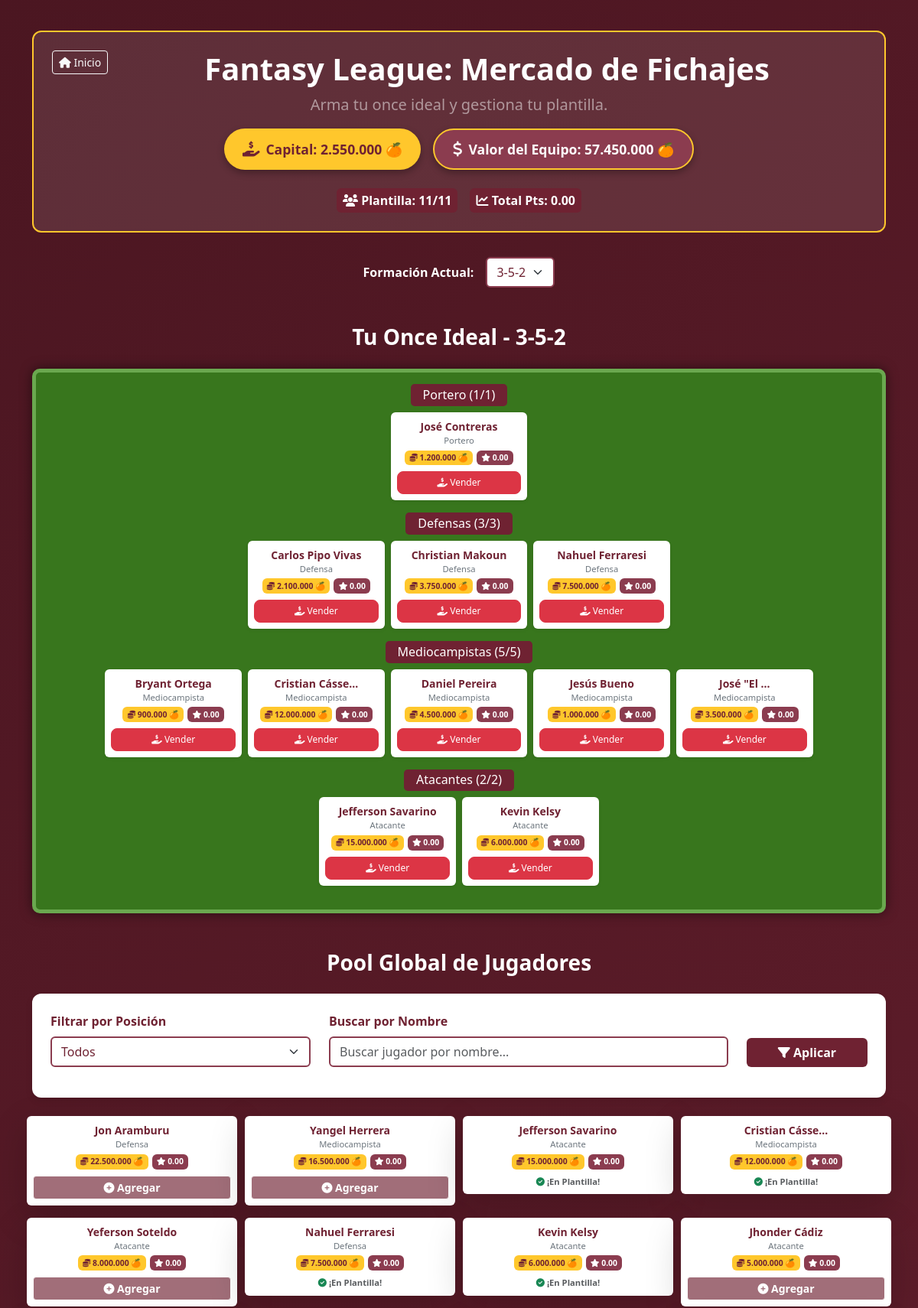
The app's page /Fantasy-League.php (signed in, upper part) with its own data.
### tables this page shows
CREATE TABLE `formaciones` (
  `id` int(11) NOT NULL,
  `nombre` varchar(20) NOT NULL,
  `descripcion` varchar(100) DEFAULT NULL,
  `max_jugadores` int(11) DEFAULT 11,
  `created_at` timestamp NULL DEFAULT current_timestamp()
);

CREATE TABLE `dream_team` (
  `id` int(11) NOT NULL,
  `email` varchar(100) NOT NULL,
  `pid` int(11) NOT NULL,
  `points` decimal(5,2) DEFAULT 0.00,
  `slot_id` int(11) DEFAULT NULL
);

CREATE TABLE `players` (
  `p_id` int(11) NOT NULL,
  `name` varchar(100) NOT NULL,
  `position` varchar(50) DEFAULT NULL,
  `goals` int(11) DEFAULT 0,
  `assists` int(11) DEFAULT 0,
  `yellow_cards` int(11) DEFAULT 0,
  `red_cards` int(11) DEFAULT 0,
  `price` decimal(10,2) DEFAULT 0.00,
  `score` decimal(5,2) DEFAULT 0.00,
  `score_date` date DEFAULT curdate(),
  `final_score` decimal(5,2) DEFAULT 0.00,
  `posicion` varchar(50) DEFAULT NULL
);

### Fantasy-League.php (the view, shortened to what the rows shown need)
<?php
include 'db_connect.php';
$email = $_SESSION['usrn'];
$admin_query = "SELECT is_admin FROM users WHERE email = '$email'";
$admin_result = mysqli_query($conn, $admin_query);
$is_admin = mysqli_fetch_assoc($admin_result)['is_admin'] == 1;
$active_query = "SELECT subscription_active FROM users WHERE email = '$email'";
$active_result = mysqli_query($conn, $active_query);
$subscription_active = mysqli_fetch_assoc($active_result)['subscription_active'];
$is_active = $subscription_active && strtotime($subscription_active) > time();
$current_time = date('Y-m-d H:i:s');
$jornada_query = "SELECT * FROM jornadas WHERE active = 1 AND '$current_time' BETWEEN fecha_mercado_inicio AND fecha_puntuacion_fin";
$jornada_result = mysqli_query($conn, $jornada_query);
$is_locked = mysqli_num_rows($jornada_result) > 0;
$max_squad = 11;
$formacion_query = "SELECT f.id as formacion_id, f.nombre as formacion_nombre FROM users u LEFT JOIN formaciones f ON u.formacion_id = f.id WHERE u.email = '$email'";
$formacion_result = mysqli_query($conn, $formacion_query);
$formacion_row = mysqli_fetch_assoc($formacion_result);
$formacion_nombre = $formacion_row['formacion_nombre'] ?? '4-3-3';
$squad_query = "SELECT COUNT(*) as squad_size FROM dream_team WHERE email = '$email'";
$squad_result_size = mysqli_query($conn, $squad_query);
$squad_size = mysqli_fetch_assoc($squad_result_size)['squad_size'];
$capital_query = "SELECT COALESCE(capital, 60000000) as current_capital FROM users WHERE email = '$email'";
$capital_result = mysqli_query($conn, $capital_query);
$current_capital = mysqli_fetch_assoc($capital_result)['current_capital'];
$allowed_positions = ['Todos', 'Portero', 'Defensa', 'Mediocampista', 'Atacante'];
$search = isset($_REQUEST['search']) ? mysqli_real_escape_string($conn, trim($_REQUEST['search'])) : '';
$filter_position = isset($_REQUEST['position_filter']) && in_array($_REQUEST['position_filter'], $allowed_positions) ? $_REQUEST['position_filter'] : 'Todos';
$position_order_map = [
    'Portero' => 1,
    'Defensa' => 2,
    'Mediocampista' => 3,
    'Atacante' => 4
];
$position_order_cases = "";
foreach ($position_order_map as $pos => $order) {
    $position_order_cases .= " WHEN p.position = '$pos' THEN $order";
}
$squad_query_full = "
    SELECT
        p.p_id, p.name, p.position, p.price, dt.points
    FROM dream_team dt
    JOIN players p ON dt.pid = p.p_id
    WHERE dt.email = '$email'
    ORDER BY
        CASE
            $position_order_cases
            ELSE 99
        END, p.name ASC
";
$squad_result = mysqli_query($conn, $squad_query_full);
$gk_squad = [];
$def_squad = [];
$mid_squad = [];
$att_squad = [];
if ($squad_result) {
    mysqli_data_seek($squad_result, 0);
    while ($row = mysqli_fetch_assoc($squad_result)) {
        $player_points = floatval($row['points']);
        $points_to_display = max(0.00, $player_points);
        $row['points'] = $points_to_display;
        switch ($row['position']) {
            case 'Portero':
                $gk_squad[] = $row;
                break;
            case 'Defensa':
                $def_squad[] = $row;
                break;
            case 'Mediocampista':
                $mid_squad[] = $row;
                break;
            case 'Atacante':
                $att_squad[] = $row;
                break;
        }
    }
}
$where = '';
$query_players = "SELECT * FROM players $where ORDER BY price DESC";
$players_result = mysqli_query($conn, $query_players);
function render_player_card($player, $is_locked, $is_active, $is_admin, $filter_position, $search) {
    $sell_disabled = ($is_locked || (!$is_active && !$is_admin)) ? 'disabled title="Mercado cerrado o suscripción requerida"' : '';
    $name_short = htmlspecialchars($player['name']);
    if (strlen($name_short) > 18) {
        $name_short = substr($name_short, 0, 15) . '...';
    }
    $price_formatted = number_format($player['price'], 0, ',', '.') . ' 🍊';
    return '
        <div class="col-6 col-sm-4 col-md-3 col-lg-2 mb-3 px-1">
            <div class="card player-card team-card shadow-sm border-0">
                <div class="card-body p-2 text-dark">
                    <p class="mb-0 fw-bold small text-truncate text-vinotinto">' . $name_short . '</p>
                    <small class="text-secondary d-block">' . htmlspecialchars($player['position']) . '</small>
                    <div class="info-group">
                        <span class="badge bg-gold text-vinotinto fw-bold"><i class="fas fa-coins"></i> ' . $price_formatted . '</span>
                        <span class="badge bg-vinotinto-light text-white fw-bold"><i class="fas fa-star"></i> ' . number_format($player['points'], 2) . '</span>
                    </div>
                    <form method="POST" onsubmit="return confirm(\'¿Vender ' . htmlspecialchars($player['name']) . '?\');" class="mt-2">
                        <input type="hidden" name="sell_pid" value="' . $player['p_id'] . '">
                        <input type="hidden" name="position_filter" value="' . htmlspecialchars($filter_position) . '">
                        <input type="hidden" name="search" value="' . htmlspecialchars($search) . '">
                        <button type="submit" name="sell_player" class="btn btn-sm btn-danger w-100 btn-sell" ' . $sell_disabled . '><i class="fas fa-hand-holding-usd"></i> Vender</button>
                    </form>
                </div>
            </div>
        </div>
    ';
}
?>
<!DOCTYPE html>
<html lang="es">
<head>
    <link href="https://cdn.jsdelivr.net/npm/bootstrap@5.3.3/dist/css/bootstrap.min.css" rel="stylesheet">
    <link rel="stylesheet" href="https://cdnjs.cloudflare.com/ajax/libs/font-awesome/6.5.2/css/all.min.css">
</head>
<body>
    <div class="container mt-4">
        <div class="hero-section text-center">
            <a href="Home.php" class="btn btn-sm btn-outline-light mb-3 float-start"><i class="fas fa-home"></i> Inicio</a>
            <h1 class="text-white fw-bold mb-2">Fantasy League: Mercado de Fichajes</h1>
            <p class="lead text-white-50 mb-3">Arma tu once ideal y gestiona tu plantilla.</p>
            <div class="d-flex justify-content-center flex-wrap gap-3 mx-auto mb-4">
            </div>
            <div class="d-flex justify-content-center align-items-center flex-wrap gap-3">
            </div>
        </div>
        <div class="d-flex justify-content-center my-4">
            <form method="POST" class="d-flex align-items-center gap-3">
            </form>
        </div>
        <h3 class="mt-5 text-center fw-bold text-white">Tu Once Ideal - <?php echo htmlspecialchars($formacion_nombre); ?></h3>
        <?php if ($squad_size > 0): ?>
            <div class="field text-white">
                <div class="position-row text-center">
                    <div class="row justify-content-center">
                        <?php
                        foreach ($gk_squad as $player) {
                            echo render_player_card($player, $is_locked, $is_active, $is_admin, $filter_position, $search);
                        }
                        ?>
                    </div>
                </div>
                <div class="position-row text-center">
                    <div class="row justify-content-center">
                        <?php
                        foreach ($def_squad as $player) {
                            echo render_player_card($player, $is_locked, $is_active, $is_admin, $filter_position, $search);
                        }
                        ?>
                    </div>
                </div>
                <div class="position-row text-center">
                    <div class="row justify-content-center">
                        <?php
                        foreach ($mid_squad as $player) {
                            echo render_player_card($player, $is_locked, $is_active, $is_admin, $filter_position, $search);
                        }
                        ?>
                    </div>
                </div>
                <div class="position-row text-center">
                    <div class="row justify-content-center">
                        <?php
                        foreach ($att_squad as $player) {
                            echo render_player_card($player, $is_locked, $is_active, $is_admin, $filter_position, $search);
                        }
                        ?>
                    </div>
                </div>
            </div>
        <?php endif; ?>
        <h3 class="mt-5 mb-4 text-center fw-bold text-white">Pool Global de Jugadores</h3>
        <form method="POST" class="mb-4 pool-filters">
            <div class="row align-items-end">
            </div>
        </form>
        <div class="row pool-grid justify-content-center">
            <?php
            if ($players_result) {
                 mysqli_data_seek($players_result, 0);
            }
            if (mysqli_num_rows($players_result) > 0): ?>
                <?php while ($row = mysqli_fetch_assoc($players_result)): ?>
                    <?php
                    $check_squad = "SELECT COUNT(*) as in_squad FROM dream_team WHERE email = '$email' AND pid = '" . $row['p_id'] . "'";
                    $squad_check = mysqli_query($conn, $check_squad);
                    $in_squad = mysqli_fetch_assoc($squad_check)['in_squad'] > 0;
                    $can_afford = $current_capital >= $row['price'];
                    $disable_button = (($is_locked) || (!$is_active && !$is_admin) || $in_squad || $squad_size >= $max_squad || !$can_afford);
                    $title_text = '';
                    if (!$can_afford) {
                        $title_text = 'Capital insuficiente';
                    } elseif ($is_locked) {
                         $title_text = 'Mercado cerrado';
                    } elseif (!$is_active && !$is_admin) {
                        $title_text = 'Suscripción requerida';
                    } elseif ($squad_size >= $max_squad) {
                        $title_text = 'Plantilla llena';
                    }
                    $price_F = number_format($row['price'], 0, ',', '.') . ' 🍊';
                    $score_F = number_format($row['score'], 2);
                    $name_short = htmlspecialchars($row['name']);
                    if (strlen($name_short) > 18) {
                        $name_short = substr($name_short, 0, 15) . '...';
                    }
                    ?>
                    <div class="col-6 col-sm-4 col-md-3 col-lg-3 mb-3">
                        <div class="card player-card pool-card shadow-lg border-0">
                            <div class="card-body p-2 text-center text-dark">
                                <p class="mb-0 fw-bold small text-truncate text-vinotinto"><?php echo $name_short; ?></p>
                                <small class="text-secondary d-block"><?php echo htmlspecialchars($row['position']); ?></small>
                                <div class="info-group">
                                    <span class="badge bg-gold text-vinotinto fw-bold"><i class="fas fa-coins"></i> <?php echo $price_F; ?></span>
                                    <span class="badge bg-vinotinto-light text-white fw-bold"><i class="fas fa-star"></i> <?php echo $score_F; ?></span>
                                </div>
                                <form method="POST" class="mt-2">
                                    <?php if ($in_squad): ?>
                                        <small class="text-muted fw-bold d-block mt-1"><i class="fas fa-check-circle text-success"></i> ¡En Plantilla!</small>
                                    <?php else: ?>
                                        <button type="submit" name="addtosquad" class="btn btn-sm bg-vinotinto text-white w-100 fw-bold btn-add"
                                                <?php echo $disable_button ? 'disabled title="' . htmlspecialchars($title_text) . '"' : ''; ?>>
                                                <i class="fas fa-plus-circle"></i> Agregar
                                        </button>
                                    <?php endif; ?>
                                </form>
                            </div>
                        </div>
                    </div>
                    <?php endwhile; ?>
            <?php else: ?>
                <p class="alert alert-info text-center mt-3">No hay jugadores que coincidan con los filtros aplicados. Intenta una búsqueda diferente.</p>
            <?php endif; ?>
        </div>
    </div>
</body>
</html>

### records on screen
formaciones: nombre "3-5-2"
dream_team: pid.name "José Contreras", pid.position "Portero", pid.price "1.200.000 🍊", points "0.00"
dream_team: pid.name "Carlos Pipo Vivas", pid.position "Defensa", pid.price "2.100.000 🍊", points "0.00"
dream_team: pid.name "Christian Makoun", pid.position "Defensa", pid.price "3.750.000 🍊", points "0.00"
dream_team: pid.name "Nahuel Ferraresi", pid.position "Defensa", pid.price "7.500.000 🍊", points "0.00"
dream_team: pid.name "Bryant Ortega", pid.position "Mediocampista", pid.price "900.000 🍊", points "0.00"
dream_team: pid.name "Cristian Cásse...", pid.position "Mediocampista", pid.price "12.000.000 🍊", points "0.00"
dream_team: pid.name "Daniel Pereira", pid.position "Mediocampista", pid.price "4.500.000 🍊", points "0.00"
dream_team: pid.name "Jesús Bueno", pid.position "Mediocampista", pid.price "1.000.000 🍊", points "0.00"
dream_team: pid.name "José \"El ...", pid.position "Mediocampista", pid.price "3.500.000 🍊", points "0.00"
dream_team: pid.name "Jefferson Savarino", pid.position "Atacante", pid.price "15.000.000 🍊", points "0.00"
dream_team: pid.name "Kevin Kelsy", pid.position "Atacante", pid.price "6.000.000 🍊", points "0.00"
players: name "Jon Aramburu", position "Defensa", price "22.500.000 🍊", score "0.00"
players: name "Yangel Herrera", position "Mediocampista", price "16.500.000 🍊", score "0.00"
players: name "Jefferson Savarino", position "Atacante", price "15.000.000 🍊", score "0.00", shows "¡En Plantilla!"
players: name "Cristian Cásse...", position "Mediocampista", price "12.000.000 🍊", score "0.00", shows "¡En Plantilla!"
players: name "Yeferson Soteldo", position "Atacante", price "8.000.000 🍊", score "0.00"
players: name "Nahuel Ferraresi", position "Defensa", price "7.500.000 🍊", score "0.00", shows "¡En Plantilla!"
players: name "Kevin Kelsy", position "Atacante", price "6.000.000 🍊", score "0.00", shows "¡En Plantilla!"
players: name "Jhonder Cádiz", position "Atacante", price "5.000.000 🍊", score "0.00"

### other values on screen
$current_capital "2.550.000"
$team_value_formatted "57.450.000 🍊"
$squad_size "11"
$max_squad "11"
$total_points "0.00"
count($gk_squad) "1"
$form_limits['Portero'] "1"
count($def_squad) "3"
$form_limits['Defensa'] "3"
count($mid_squad) "5"
$form_limits['Mediocampista'] "5"
count($att_squad) "2"
$form_limits['Atacante'] "2"
form field formacion_id "3-5-2"
form field position_filter "Todos"
